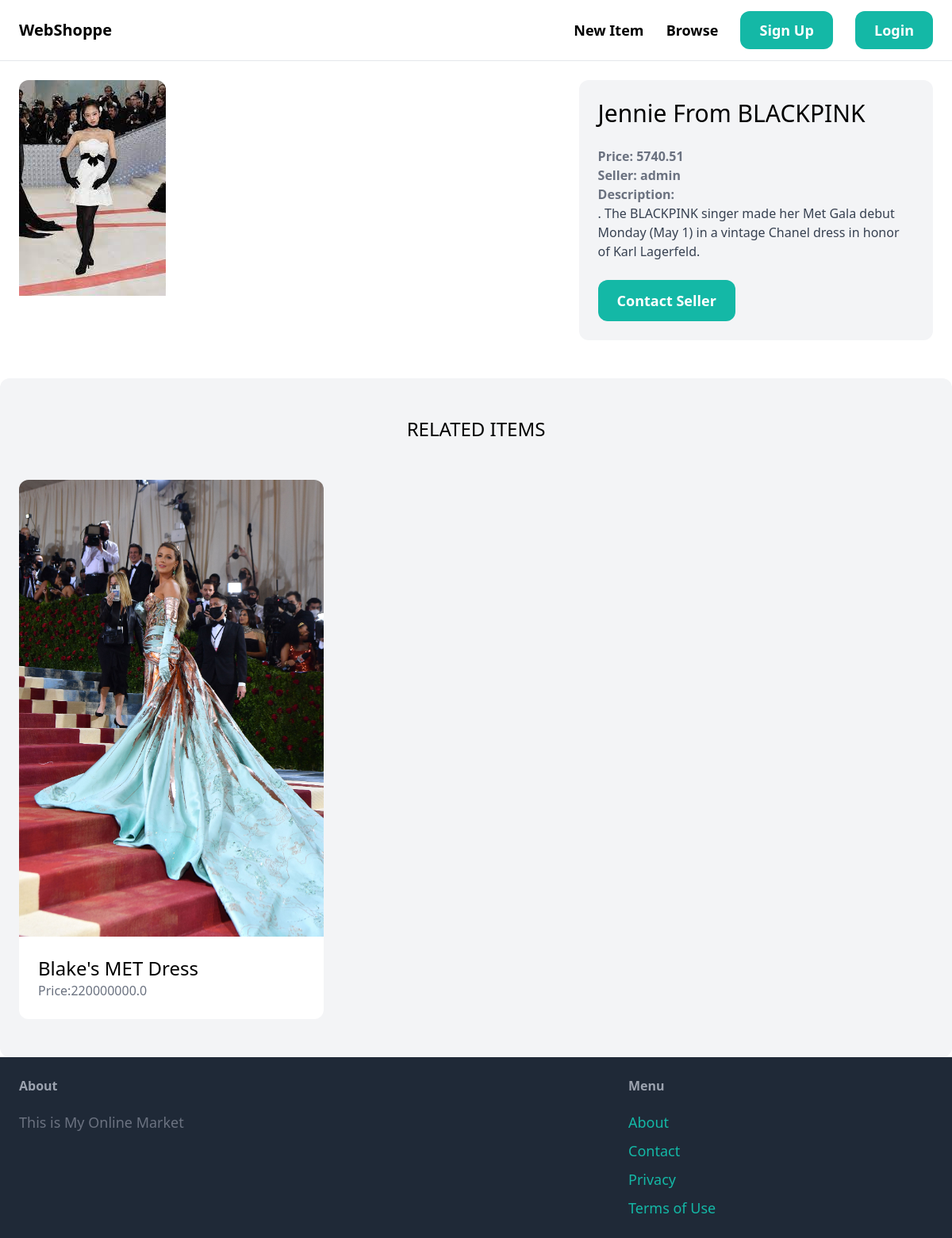
Screenshot of /items/3/ with the database file from the repository.
### items/models.py (models this page shows, shortened)
class Item(models.Model):
        category=models.ForeignKey(Category,related_name='items',on_delete=models.CASCADE)
        name=models.CharField(max_length=255)
        description=models.TextField(blank=True,null=True)
        price=models.FloatField(null=True)
        image=models.ImageField(upload_to='item_images',blank=True,null=True)
        is_sold=models.BooleanField(default=False)
        created_by=models.ForeignKey(User,related_name='items',on_delete=models.CASCADE)
        created_at=models.DateTimeField(auto_now_add=True)

### items/views.py (the view)
# urls.py: path('<int:pk>/', views.detail, name='detail'),
def detail(request, pk):
    item=get_object_or_404(Item,pk=pk)
    related_items=Item.objects.filter(category=item.category,is_sold=False).exclude(pk=pk)[0:3]
    return render(request,'item/detail.html',{
        'item':item,
        'related_items':related_items
    })

### items/templates/item/detail.html (shortened to what this page needs)
{% extends 'core/base.html' %}
{% block content %}
<div class="grid grid-cols-5 gap-6">
    <div class="col-span-3">
        <img src="{{item.image.url}}" class="rounded-t-xl">
    </div>
    <div class="col-span-2 p-6 bg-gray-100 rounded-xl">
        <h1 class="mb-6 text-3xl">{{item.name}}</h1>
        <p class="text-gray-500"><strong>Price: {{item.price}}</strong></p>
        <p class="text-gray-500"><strong>Seller: {{item.created_by}}</strong></p>
        {% if item.description %}
        <p class="text-gray-700">
            <strong class="text-gray-500">Description:</strong><br>
            {{item.description}}
        </p>
        {% endif %}
        <a href="#" class=" inline-block mt-6 px-6 py-3 text-lg font-semibold bg-teal-500 text-white rounded-xl hover:bg-teal-700">Contact Seller</a>
    </div>
</div>
</div>
<div class="mt-6 px-6 py-12 bg-gray-100 rounded-xl">
        <h2 class="mb-12 text-2xl text-center">RELATED ITEMS</h2>
        <div class="grid grid-cols-3 gap">
            {% for item in related_items %}
            <div>
                <a href="{% url 'item:detail' item.id %}">
                    <div>
                        <img src="{{item.image.url}}" class="rounded-t-xl">
                    </div>
                    <div class="p-6 bg-white rounded-b-xl">
                        <h2 class="text-2xl">{{item.name}}</h2>
                        <p class="text-gray-500">Price:{{item.price}}</p>
                    </div>
                </a>
            </div>
            {% endfor %}
        </div>
    </div>
{% endblock %}

### rows the page displays
Item: image (picture), name "Jennie From BLACKPINK", price "5740.51", created_by "admin", description ". The BLACKPINK singer made her Met Gala debut Monday (May 1) in a vintage Chanel dress in honor of Karl Lagerfeld."
Item: image (picture), name "Blake's MET Dress", price "220000000.0"
